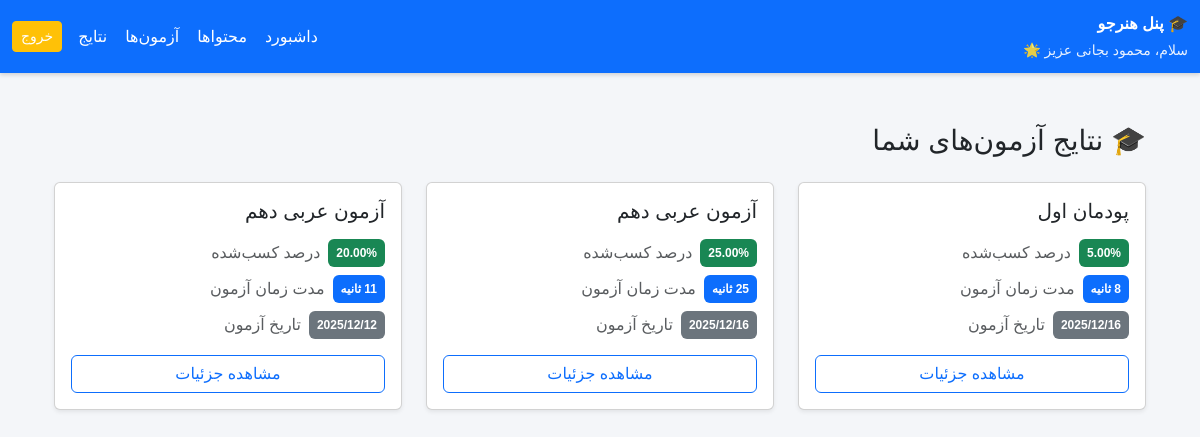
Screenshot of /public/index.php?route=/student/results (signed in) with the database file from the repository.
### tables this page shows
CREATE TABLE `attempts` (
  `id` bigint unsigned NOT NULL AUTO_INCREMENT,
  `quiz_id` bigint unsigned NOT NULL,
  `user_id` bigint unsigned NOT NULL,
  `started_at` datetime NOT NULL DEFAULT CURRENT_TIMESTAMP,
  `finished_at` datetime DEFAULT NULL,
  `score` decimal(5,2) DEFAULT NULL,
  `duration_seconds` int DEFAULT NULL,
  `question_order` longtext NOT NULL,
  PRIMARY KEY (`id`),
  KEY `fk_attempt_quiz` (`quiz_id`),
  KEY `user_id` (`user_id`,`quiz_id`),
  CONSTRAINT `fk_attempt_quiz` FOREIGN KEY (`quiz_id`) REFERENCES `quizzes` (`id`) ON DELETE CASCADE,
  CONSTRAINT `fk_attempt_user` FOREIGN KEY (`user_id`) REFERENCES `users` (`id`) ON DELETE CASCADE
);

CREATE TABLE `quizzes` (
  `id` bigint unsigned NOT NULL AUTO_INCREMENT,
  `title` varchar(200) NOT NULL,
  `subject_id` bigint unsigned DEFAULT NULL,
  `max_attempts` int NOT NULL DEFAULT '1',
  `module` varchar(50) DEFAULT NULL,
  `time_limit_seconds` int DEFAULT '0',
  `question_count` int NOT NULL DEFAULT '20',
  `is_published` tinyint(1) NOT NULL DEFAULT '0',
  `created_by` bigint unsigned DEFAULT NULL,
  `created_at` timestamp NULL DEFAULT CURRENT_TIMESTAMP,
  PRIMARY KEY (`id`),
  KEY `fk_quiz_user` (`created_by`),
  KEY `fk_quiz_subject` (`subject_id`),
  CONSTRAINT `fk_quiz_subject` FOREIGN KEY (`subject_id`) REFERENCES `subjects` (`id`) ON DELETE SET NULL,
  CONSTRAINT `fk_quiz_user` FOREIGN KEY (`created_by`) REFERENCES `users` (`id`) ON DELETE SET NULL
);

### app/Core/View.php (called while the page is built, shortened)
<?php
class View
{
    public static function render(string $template, array $data = [], ?string $layout = 'admin')
    {
        $templateFile = __DIR__ . '/../Template/' . $template;
        extract($data);
        require $templateFile;
        return ob_get_clean();
    }
    public static function baseUrl(string $route = '/')
    {
        $route = ltrim($route, '/');
        $path = $route;
        $extraQuery = '';
        if (strpos($route, '?') !== false) {
            [$path, $extraQuery] = explode('?', $route, 2);
            $path = '/' . ltrim($path, '/');
        } else {
            $path = '/' . $path;
        }
        $scriptName = $_SERVER['SCRIPT_NAME'];
        $basePath = str_replace('/index.php', '', $scriptName);
        $url = $basePath . '/index.php?route=' . $path;
        return $url;
    }
}

### app/Action/Student/ResultListAction.php (called while the page is built, shortened)
<?php
class ResultListAction
{
    public function __invoke()
    {
        $attemptRepo = new AttemptRepository();
        if (empty($_GET['attempt'])) {
            $attempts = $attemptRepo->getUserAttempts(Auth::id());
            return View::render('student/results/all.php', [
                'attempts' => $attempts
            ], 'student');
        }
        $attemptId = $_GET['attempt'];
        $attempt = $attemptRepo->find($attemptId);
        $answers = $attemptRepo->getAnswersWithDetails($attemptId);
        return View::render('student/results/single.php', [
            'attempt' => $attempt,
            'answers' => $answers
        ], 'student');
    }
}

### app/Core/Router.php (called while the page is built, shortened)
<?php
class Router
{
    private array $routes = [
        'GET' => [],
        'POST' => [],
    ];
    private string $rawRoute;
    public function __construct(string $rawRoute)
    {
        $this->rawRoute = $rawRoute;
    }
    public function get(string $path, $handler)
    {
        $this->routes['GET'][$path] = $handler;
    }
    public function post(string $path, $handler)
    {
        $this->routes['POST'][$path] = $handler;
    }
    public function dispatch()
    {
        $method = $_SERVER['REQUEST_METHOD'];
        $uri = parse_url($this->rawRoute, PHP_URL_PATH);
        $handler = $this->routes[$method][$uri];
        if (is_object($handler) && method_exists($handler, '__invoke')) {
            return $handler();
        }
        return;
    }
}

### app/Core/Database.php (called while the page is built, shortened)
<?php
class Database
{
    private static ?PDO $pdo = null;
    public static function init(array $config): void
    {
        $host    = $config['host'] ?? 'localhost';
        $dbname  = $config['dbname'] ?? 'mostafadb';
        $user    = $config['user'] ?? 'root';
        $pass    = $config['pass'] ?? '4562';
        $charset = $config['charset'] ?? 'utf8mb4';
        $dsn = "mysql:host={$host};dbname={$dbname};charset={$charset}";
        try {
            self::$pdo = new PDO(
                $dsn,
                $user,
                $pass,
                [
                    PDO::ATTR_ERRMODE            => PDO::ERRMODE_EXCEPTION,
                    PDO::ATTR_DEFAULT_FETCH_MODE => PDO::FETCH_ASSOC,
                ]
            );
        } catch (PDOException $e) {
            die("Database connection failed: " . $e->getMessage());
        }
    }
    public static function getConnection(): PDO
    {
        return self::$pdo;
    }
}

### app/Core/Auth.php (called while the page is built, shortened)
<?php
class Auth
{
    public static function user()
    {
        return $_SESSION['user'] ?? null;
    }
    public static function id()
    {
        return self::user()['id'] ?? null;
    }
}

### app/Domain/AttemptRepository.php (called while the page is built, shortened)
<?php
class AttemptRepository
{
    private PDO $db;
    public function __construct()
    {
        $this->db = Database::getConnection();
    }
    public function getUserAttempts($userId)
    {
        $sql = "
            SELECT a.*, q.title AS quiz_title
            FROM attempts a
            JOIN quizzes q ON q.id = a.quiz_id
            WHERE a.user_id = ?
            ORDER BY a.id DESC
        ";
        $stmt = $this->db->prepare($sql);
        $stmt->execute([$userId]);
        return $stmt->fetchAll(PDO::FETCH_ASSOC);
    }
}

### app/Template/student/results/all.php (the view)
<div class="container mt-4">
    <h3 class="mb-4">🎓 نتایج آزمون‌های شما</h3>
    <?php if (empty($attempts)): ?>
        <div class="alert alert-info">
            هنوز در هیچ آزمونی شرکت نکرده‌اید.
        </div>
    <?php else: ?>
        <div class="row">
            <?php foreach ($attempts as $a): ?>
                <div class="col-md-6 col-lg-4 mb-4">
                    <div class="card shadow-sm h-100">
                        <div class="card-body">
                            <h5 class="card-title mb-3">
                                <?= htmlspecialchars($a['quiz_title']) ?>
                            </h5>
                            <div class="d-flex align-items-center mb-2">
                                <div class="badge bg-success p-2 me-2">
                                    <?= $a['score'] ?>%
                                </div>
                                <span class="text-muted">درصد کسب‌شده</span>
                            </div>
                            <div class="d-flex align-items-center mb-2">
                                <div class="badge bg-primary p-2 me-2">
                                    <?= $a['duration_seconds'] ?> ثانیه
                                </div>
                                <span class="text-muted">مدت زمان آزمون</span>
                            </div>
                            <div class="d-flex align-items-center mb-3">
                                <div class="badge bg-secondary p-2 me-2">
                                    <?= date("Y/m/d", strtotime($a['started_at'])) ?>
                                </div>
                                <span class="text-muted">تاریخ آزمون</span>
                            </div>
                            <a class="btn btn-outline-primary w-100"
                                href="<?= \App\Core\View::baseUrl('/student/results') . '&attempt=' . $a['id'] ?>">
                                مشاهده جزئیات
                            </a>
                        </div>
                    </div>
                </div>
            <?php endforeach; ?>
        </div>
    <?php endif; ?>
</div>

### app/Template/layouts/student.php (style rules this page uses)
body, h1, h2, h3, h4, h5, h6, p, div, span, a, button, input { font-family: 'Vazirmatn', sans-serif !important; }
body { background-color: #f4f6f9; }

### rows the page displays
attempts: quiz.title "پودمان اول", score "5.00", duration_seconds "8", started_at "2025/12/16"
attempts: quiz.title "آزمون عربی دهم", score "25.00", duration_seconds "25", started_at "2025/12/16"
attempts: quiz.title "آزمون عربی دهم", score "20.00", duration_seconds "11", started_at "2025/12/12"

### other values shown
$u['name'] "محمود بجانی"
